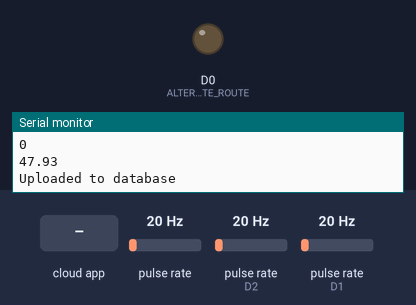
A sketch run on a simulated ESP8266 (NodeMCU). Parts: output pins drawn as LEDs (lit = HIGH), the last lines printed to the serial monitor. Wiring (inferred from the names in the program): 3 × pulse sensor: data D3 / data D2 / data D1. The inputs (shaded band) are chosen by the test bench; at power-on: pulse rate 20 Hz, pulse rate (sensors on D2, D1) 20 Hz. WiFi joins after 1.5 s; servers stay silent unless stated; the Firebase database answers and starts empty.

Above: at 2.7 s.
2.8 s: the phone or cloud app sets isClogged to 1
At 4.2 s:
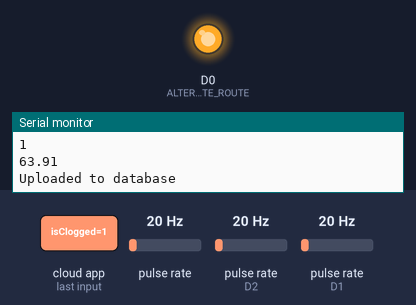
4.5 s: the phone or cloud app sets isClogged to 0
At 5.4 s:
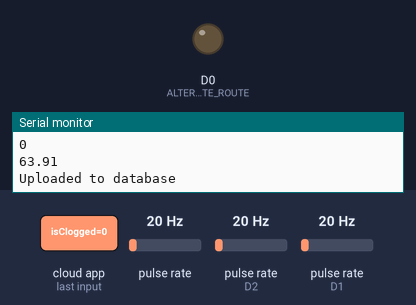
Timing chart, 0 to 7.5 s (numbered marks = the images above; inputs shaded):
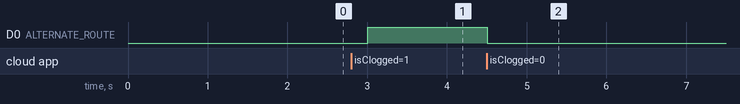

The sketch:

esp_code.ino
```cpp
#include <Arduino.h>
#include <ESP8266WiFi.h>
#include <Firebase_ESP_Client.h>

// Provide the token generation process info.
#include "addons/TokenHelper.h"
// Provide the RTDB payload printing info and other helper functions.
#include "addons/RTDBHelper.h"

// Insert your network credentials
#define WIFI_SSID "NETWORK SSID"
#define WIFI_PASSWORD "NETWORK PASSWORD"

// Insert Firebase project API Key
#define API_KEY "ENTER FRIREBASE PROJECT API KEY"

// Insert RTDB URLefine the RTDB URL
#define DATABASE_URL "ENTER DATABSE URL"

// Define output pins
#define ALTERNATE_ROUTE D0

// Define Firebase Data object
FirebaseData fbdo;

FirebaseAuth auth;
FirebaseConfig config;

unsigned long sendDataPrevMillis = 0;

// set up ng sensors
const int flow_sensor1 = D1;
volatile long pulse1;

const int flow_sensor2 = D2;
volatile long pulse2;

const int flow_sensor3 = D3;
volatile long pulse3;

unsigned long lastTime = 0.0;

double reading1 = 10.0;
double reading2 = 11.0;
double reading3 = 12.0;

// pangdertermine kung saan ang clog
int r1order = 0;
bool r1orderRecorded = false;
int r2order = 0;
bool r2orderRecorded = false;
int r3order = 0;
bool r3orderRecorded = false;

int orderRef = 1;

bool signupOK = false;

void setup()
{
    // pinmode initialization
    pinMode(ALTERNATE_ROUTE, OUTPUT);
    pinMode(flow_sensor1, INPUT);
    pinMode(flow_sensor2, INPUT);
    pinMode(flow_sensor3, INPUT);

    Serial.begin(9600);

    attachInterrupt(digitalPinToInterrupt(flow_sensor1), increase1, RISING);
    attachInterrupt(digitalPinToInterrupt(flow_sensor2), increase2, RISING);
    attachInterrupt(digitalPinToInterrupt(flow_sensor3), increase3, RISING);

    WiFi.begin(WIFI_SSID, WIFI_PASSWORD);
    Serial.print("Connecting to Wi-Fi");
    while (WiFi.status() != WL_CONNECTED)
    {
        Serial.print(".");
        delay(300);
    }
    Serial.println();
    Serial.print("Connected with IP: ");
    Serial.println(WiFi.localIP());
    Serial.println();

    // database setup
    config.api_key = API_KEY;
    config.database_url = DATABASE_URL;
    if (Firebase.signUp(&config, &auth, "", ""))
    {
        Serial.println("ok");
        signupOK = true;
    }
    else
    {
        Serial.printf("%s\n", config.signer.signupError.message.c_str());
    }

    // Assign the callback function for the long running token generation task
    config.token_status_callback = tokenStatusCallback; // see addons/TokenHelper.h

    Firebase.begin(&config, &auth);
    Firebase.reconnectWiFi(true);
}

void loop()
{

    reading1 = 2.663 * pulse1;
    reading2 = 2.663 * pulse2;
    reading3 = 2.663 * pulse3;

    if (millis() - lastTime > 1000)
    {
        pulse1 = 0;
        pulse2 = 0;
        pulse3 = 0;
        lastTime = millis();
    }

    // pang determine san banda clog
    if (reading1 < 1)
    {
        if (!r1orderRecorded)
        {
            r1order = orderRef;
            orderRef += 1;
            r1orderRecorded = true;
        }
    }
    else
    {
        r1orderRecorded = false;
    }

    if (reading2 < 1)
    {
        if (!r2orderRecorded)
        {
            r2order = orderRef;
            orderRef += 1;
            r2orderRecorded = true;
        }
    }
    else
    {
        r2orderRecorded = false;
    }

    if (reading3 < 1)
    {
        if (!r3orderRecorded)
        {
            r3order = orderRef;
            orderRef += 1;
            r3orderRecorded = true;
        }
    }
    else
    {
        r3orderRecorded = false;
    }
    Serial.println(reading1);

    //&& (millis() - sendDataPrevMillis > 9600 || sendDataPrevMillis == 0) dagdag sa condition sa babab
    if (Firebase.ready() && signupOK)
    {

        // turn on alternate route if readings are 0
        if ((reading1 < 1) && (reading2 < 1) && (reading3 < 1))
        {
            if (Firebase.RTDB.setBool(&fbdo, "/alternateRoute/isClogged", true))
            {
                Serial.println("Turned on alternate route");
            }
        }

        // upload the readings to firebase database
        String values = "";
        values += reading1;
        values += "^";
        values += reading2;
        values += "^";
        values += reading3;
        values += "^";
        values += r1order;
        values += "^";
        values += r2order;
        values += "^";
        values += r3order;
        if (Firebase.RTDB.setString(&fbdo, "sensors/reading", values))
        {
            Serial.println("Uploaded to database");
        }
        else
        {
            Serial.println("FAIALTERNATE_ROUTE");
            Serial.println("REASON: " + fbdo.errorReason());
        }

        // Check alternate route and sync status to database
        if (Firebase.RTDB.getBool(&fbdo, "/alternateRoute/isClogged"))
        {
            bool result = fbdo.boolData();
            Serial.println(result);
            if (result)
            {
                digitalWrite(ALTERNATE_ROUTE, HIGH);
            }
            else
            {
                digitalWrite(ALTERNATE_ROUTE, LOW);
            }
        }
        else
        {
            Serial.println(fbdo.errorReason());
        }
    }

    if (orderRef > 3)
    {
        orderRef = 1;
    }
}

ICACHE_RAM_ATTR void increase1()
{
    pulse1++;
}
ICACHE_RAM_ATTR void increase2()
{
    pulse2++;
}
ICACHE_RAM_ATTR void increase3()
{
    pulse3++;
}
```

Measured:
- after the input at 2.8 s, D0 (ALTERNATE_ROUTE): LOW → HIGH after 0.21 s
- after the input at 4.5 s, D0 (ALTERNATE_ROUTE): HIGH → LOW at once
